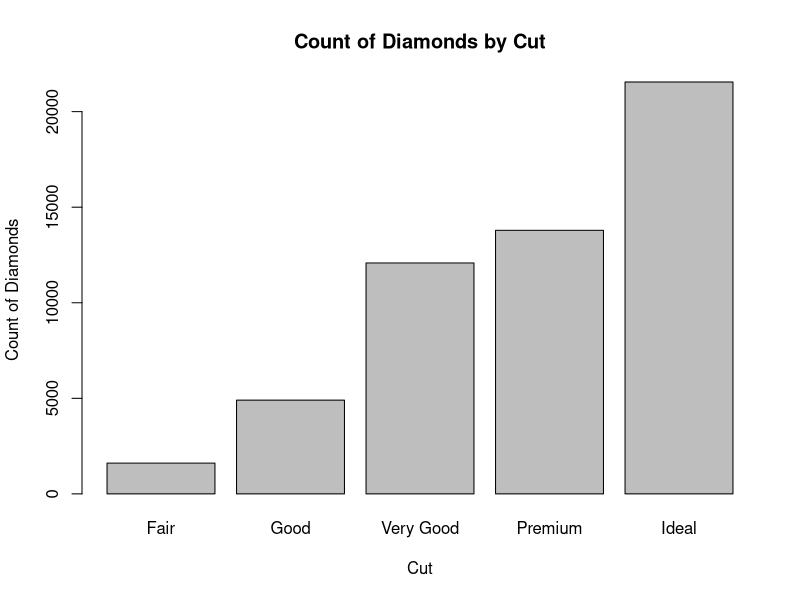
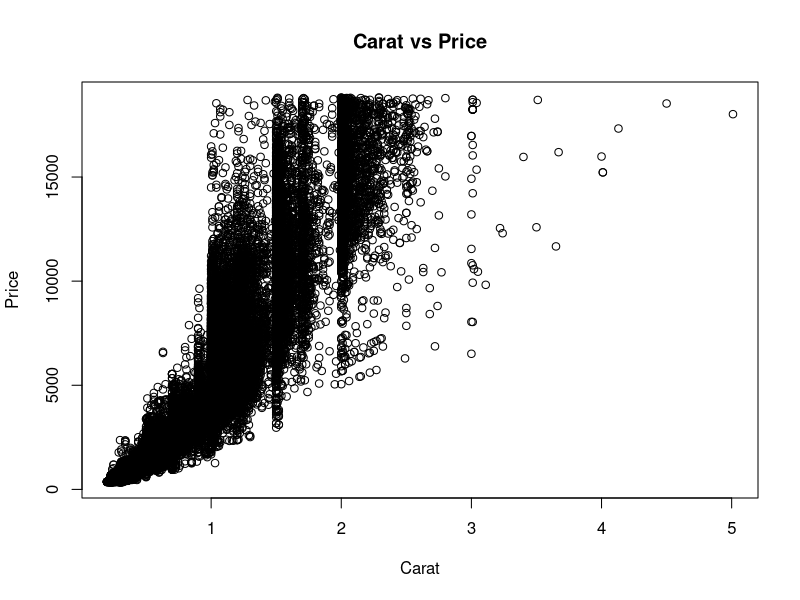
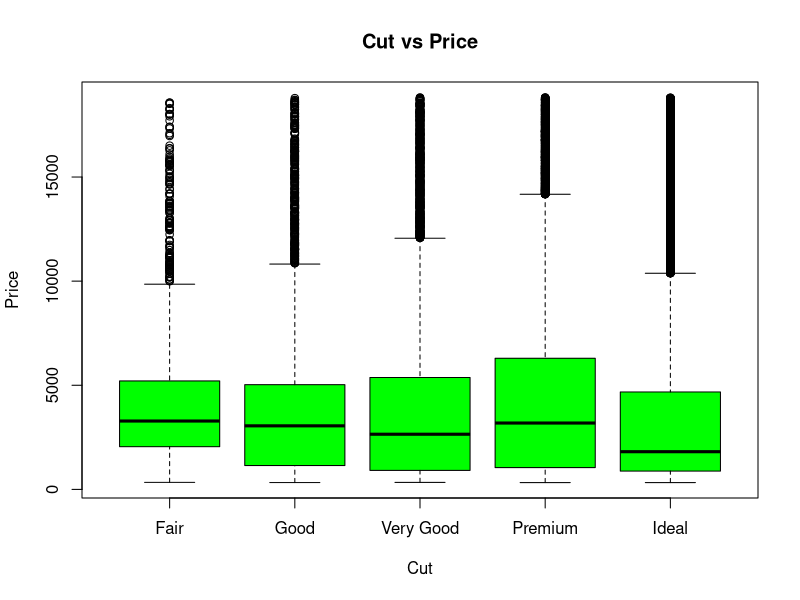
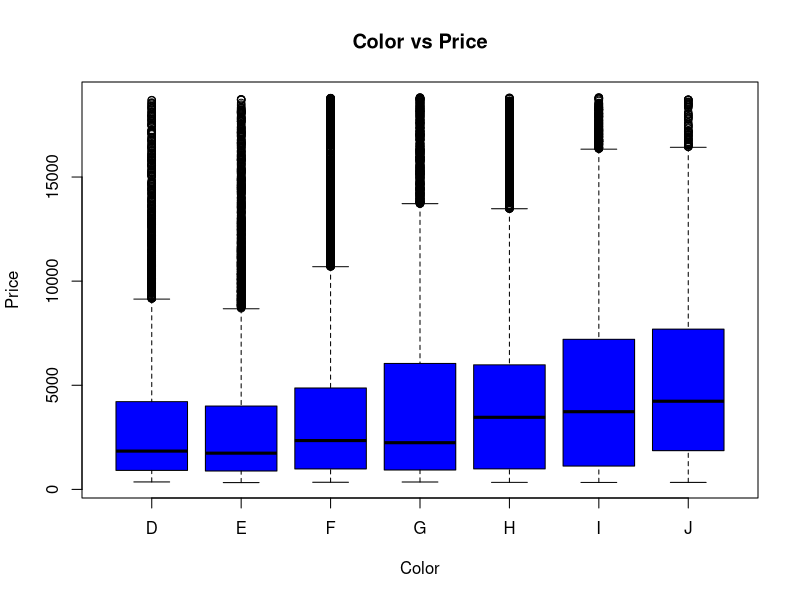
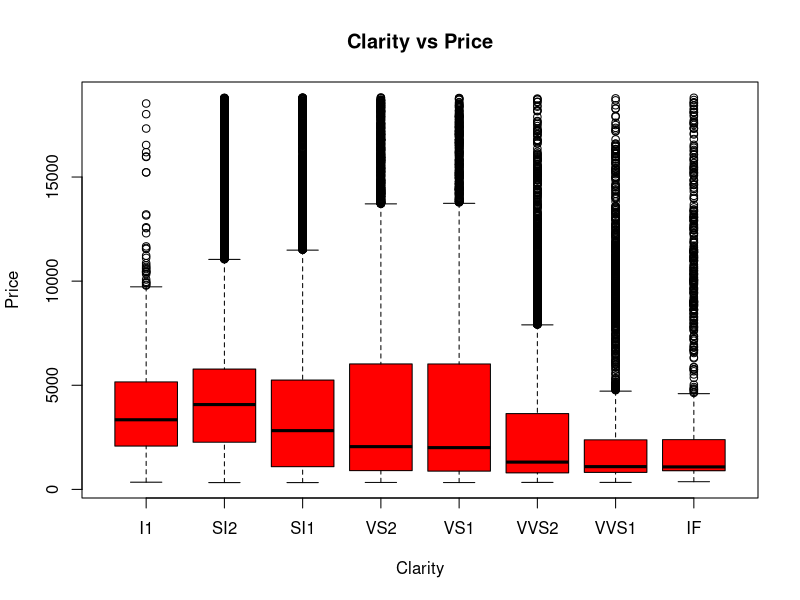

The R script that drew these images, in order:
## ---- chunk 1
library(ggplot2)
mydiamonds <- diamonds
## ---- chunk 2
nrow(mydiamonds)
## ---- chunk 3
max(mydiamonds$carat)
## ---- chunk 4
max(mydiamonds$price)
min(mydiamonds$price)
## ---- chunk 5
cut_counts <- table(mydiamonds$cut)
barplot(cut_counts,main = "Count of Diamonds by Cut",xlab = "Cut", ylab = "Count of Diamonds")
## ---- chunk 6
subset(diamonds, price == max(price))
subset(mydiamonds, price == min(price))
## ---- chunk 7
plot(mydiamonds$carat, mydiamonds$price, main = "Carat vs Price",xlab = "Carat",ylab = "Price")
## ---- chunk 8
plot(mydiamonds$price ~ mydiamonds$cut,main = "Cut vs Price",xlab = "Cut",ylab = "Price",col = "green")
## ---- chunk 9
plot(mydiamonds$price ~ mydiamonds$color,main = "Color vs Price",xlab = "Color",ylab = "Price",col = "blue")
## ---- chunk 10
plot(mydiamonds$price ~ mydiamonds$clarity,main = "Clarity vs Price",xlab = "Clarity",ylab = "Price",col = "red")

